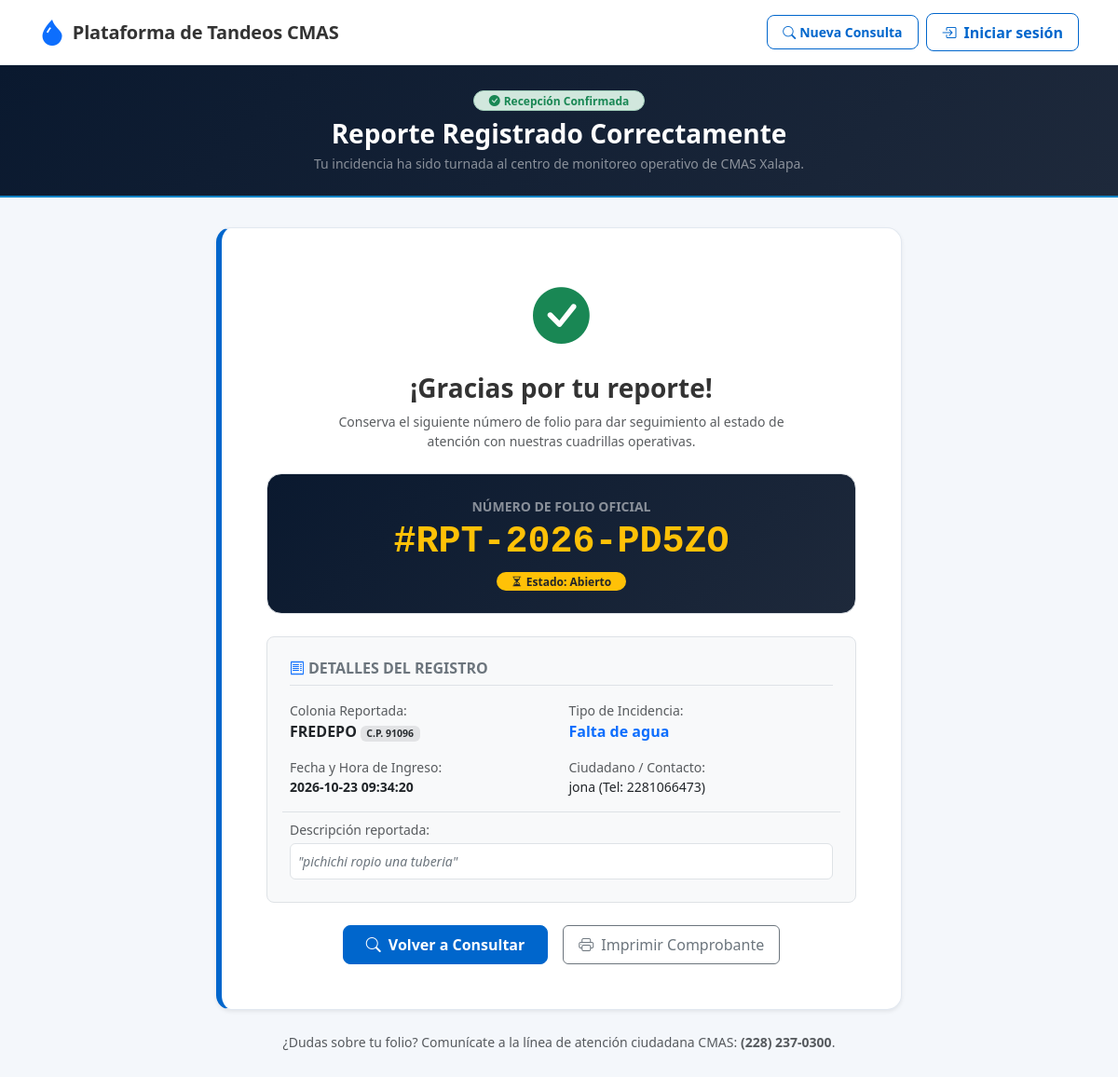
Page /reporte/exito/RPT-2026-PD5ZO on the committed database.
### tables this page shows
CREATE TABLE reportes_ciudadanos (
    id_reporte INTEGER PRIMARY KEY AUTOINCREMENT,
    folio TEXT NOT NULL UNIQUE,
    id_colonia INTEGER NOT NULL,
    tipo_incidencia TEXT NOT NULL CHECK(tipo_incidencia IN ('Falta de agua', 'Fuga', 'Baja presión', 'Mantenimiento', 'Otro')),
    descripcion TEXT NOT NULL,
    nombre_ciudadano TEXT,
    telefono_contacto TEXT,
    fecha_hora_reporte DATETIME NOT NULL DEFAULT (DATETIME('now', 'localtime')),
    estado TEXT NOT NULL DEFAULT 'Abierto' CHECK(estado IN ('Abierto', 'En proceso', 'Cerrado')), id_usuario INTEGER REFERENCES Usuario(id_usuario),
    FOREIGN KEY (id_colonia) REFERENCES colonias(id_colonia)
);

CREATE TABLE colonias (
    id_colonia INTEGER PRIMARY KEY AUTOINCREMENT,
    nombre TEXT NOT NULL,
    codigo_postal TEXT NOT NULL,
    id_sector INTEGER,
    zona TEXT,
    FOREIGN KEY (id_sector) REFERENCES sectores(id_sector) ON UPDATE CASCADE ON DELETE RESTRICT
);

### app/routes/reporte_routes.py (the view)
@reporte_bp.route("/reporte/exito/<folio>", methods=["GET"])
def reporte_exito(folio: str):
    es_val, folio_limpio, _ = validar_folio(folio)
    if not es_val or not folio_limpio:
        abort(404, description=f"No se encontró ningún reporte con el folio {folio}.")
    service = _get_service()
    reporte = service.obtener_reporte_por_folio(folio_limpio)
    if not reporte:
        abort(404, description=f"No se encontró ningún reporte con el folio {folio}.")
    return render_template(
        "public/reporte_exito.html",
        reporte=reporte,
    ), 200

### app/repositories/db.py (called while the page is built)
def get_db() -> sqlite3.Connection:
    if "db" not in g:
        g.db = sqlite3.connect(current_app.config["DATABASE"])
        g.db.row_factory = sqlite3.Row
        g.db.execute("PRAGMA foreign_keys = ON")
    return g.db

### app/routes/reporte_routes.py (called while the page is built)
def _get_service() -> ReporteService:
    return ReporteService()

### app/services/reporte_service.py (called while the page is built)
    def obtener_reporte_por_folio(self, folio: str) -> Optional[Dict[str, Any]]:
        if not folio:
            return None
        return self._repo.obtener_por_folio(folio)

### app/utils/csrf.py (called while the page is built)
def generate_csrf_token(force: bool = False) -> str:
    if force or _CSRF_KEY not in session:
        session[_CSRF_KEY] = secrets.token_urlsafe(_TOKEN_BYTES)
    return session[_CSRF_KEY]

### app/utils/validators.py (called while the page is built)
def sanitizar_cadena(valor: Any) -> str:
    if valor is None:
        return ""
    texto = str(valor)
    texto = texto.replace("\x00", "").replace("\r", "")
    return texto.strip()

def validar_folio(folio: Any) -> Tuple[bool, Optional[str], Optional[str]]:
    texto = sanitizar_cadena(folio).upper()
    if not RE_FOLIO.match(texto):
        return False, None, f"Formato de folio inválido: '{texto}'."
    return True, texto, None

### app/templates/public/reporte_exito.html (shortened to what this page needs)
{% extends "base.html" %}
{% block navbar_extra %}
<a href="/" class="btn btn-sm btn-outline-cmas d-inline-flex align-items-center gap-1">
  <i class="bi bi-search" aria-hidden="true"></i>
  <span>Nueva Consulta</span>
</a>
{% endblock %}
{% block content %}
<section class="cmas-search-hero-dark py-4 text-white text-center">
  <div class="container">
    <div class="max-w-600 mx-auto">
      <span class="badge bg-success-subtle text-success border border-success-subtle rounded-pill px-3 py-1 small fw-semibold mb-2">
        <i class="bi bi-check-circle-fill me-1"></i>Recepción Confirmada
      </span>
      <h1 class="h3 fw-bold mb-1 text-white">
        Reporte Registrado Correctamente
      </h1>
      <p class="text-white-50 small mb-0">
        Tu incidencia ha sido turnada al centro de monitoreo operativo de CMAS Xalapa.
      </p>
    </div>
  </div>
</section>
<div class="container py-4 my-2">
  <div class="row justify-content-center">
    <div class="col-lg-8 col-md-10">
      <div class="cmas-info-card p-4 p-md-5 text-center shadow-sm">
        <div class="mb-3 text-success">
          <i class="bi bi-check-circle-fill" style="font-size: 3.8rem;" aria-hidden="true"></i>
        </div>
        <h2 class="h3 fw-bold text-cmas-dark mb-2">
          ¡Gracias por tu reporte!
        </h2>
        <p class="text-muted small max-w-500 mx-auto mb-4">
          Conserva el siguiente número de folio para dar seguimiento al estado de atención con nuestras cuadrillas operativas.
        </p>
        <div class="p-3 p-md-4 rounded-4 mb-4 border" style="background: linear-gradient(135deg, #0A192F 0%, #1E293B 100%); color: #FFFFFF;">
          <div class="small text-white-50 text-uppercase fw-semibold tracking-wide mb-1">
            Número de Folio Oficial
          </div>
          <div class="display-6 fw-bold text-warning letter-spacing-1 font-monospace" id="folioTexto">
            #{{ reporte.folio }}
          </div>
          <div class="d-flex align-items-center justify-content-center gap-2 mt-2">
            <span class="badge bg-warning text-dark px-3 py-1 rounded-pill fw-bold">
              <i class="bi bi-hourglass-split me-1"></i>Estado: {{ reporte.estado }}
            </span>
          </div>
        </div>
        <div class="text-start bg-light rounded-3 p-4 border mb-4">
          <h3 class="h6 fw-bold text-secondary text-uppercase border-bottom pb-2 mb-3">
            <i class="bi bi-receipt me-1 text-primary"></i>Detalles del Registro
          </h3>
          <div class="row g-3 small">
            <div class="col-sm-6">
              <span class="text-muted d-block">Colonia Reportada:</span>
              <strong class="text-dark fs-6">{{ reporte.nombre_colonia }}</strong>
              {% if reporte.codigo_postal %}
                <span class="badge bg-secondary-subtle text-secondary-emphasis">C.P. {{ reporte.codigo_postal }}</span>
              {% endif %}
            </div>
            <div class="col-sm-6">
              <span class="text-muted d-block">Tipo de Incidencia:</span>
              <strong class="text-primary fs-6">{{ reporte.tipo_incidencia }}</strong>
            </div>
            <div class="col-sm-6">
              <span class="text-muted d-block">Fecha y Hora de Ingreso:</span>
              <span class="text-dark fw-semibold">{{ reporte.fecha_hora_reporte }}</span>
            </div>
            <div class="col-sm-6">
              <span class="text-muted d-block">Ciudadano / Contacto:</span>
              <span class="text-dark">{{ reporte.nombre_ciudadano }} (Tel: {{ reporte.telefono_contacto }})</span>
            </div>
            <div class="col-12 pt-2 border-top">
              <span class="text-muted d-block mb-1">Descripción reportada:</span>
              <div class="p-2 bg-white rounded border text-secondary fst-italic">
                "{{ reporte.descripcion }}"
              </div>
            </div>
          </div>
        </div>
        <div class="d-flex flex-wrap justify-content-center gap-3">
          <a href="/" class="btn btn-cmas-primary px-4 py-2 fw-semibold d-inline-flex align-items-center gap-2">
            <i class="bi bi-search" aria-hidden="true"></i>
            <span>Volver a Consultar</span>
          </a>
          <button type="button" class="btn btn-outline-secondary px-3 py-2 d-inline-flex align-items-center gap-2" onclick="window.print()">
            <i class="bi bi-printer" aria-hidden="true"></i>
            <span>Imprimir Comprobante</span>
          </button>
        </div>
      </div>
      <div class="text-center text-muted small mt-4">
        ¿Dudas sobre tu folio? Comunícate a la línea de atención ciudadana CMAS: <strong>(228) 237-0300</strong>.
      </div>
    </div>
  </div>
</div>
{% endblock %}

### app/static/css/style.css (style rules this page uses)
:root { --cmas-primary: #0066CC; --cmas-primary-hover: #004E9C; --cmas-bg-body: #F4F7FB; --cmas-card-bg: #FFFFFF; --cmas-text: #333333; --cmas-muted: #6C757D; --cmas-border: #E2E8F0; }
body.bg-cmas-body { background-color: var(--cmas-bg-body); color: var(--cmas-text); font-family: system-ui, -apple-system, "Segoe UI", Roboto, "Helvetica Neue", Arial, sans-serif; min-height: 100vh; }
.text-cmas-dark { color: var(--cmas-text) !important; }
.btn-cmas-primary { background-color: var(--cmas-primary); border-color: var(--cmas-primary); color: #FFFFFF; font-weight: 600; font-size: 1rem; border-radius: 0.5rem; padding: 0.7rem 1.25rem; transition: all 0.2s ease-in-out; }
.btn-outline-cmas { border: 1.5px solid var(--cmas-primary); color: var(--cmas-primary); font-weight: 600; border-radius: 0.5rem; padding: 0.45rem 1rem; transition: all 0.2s ease; }
.cmas-search-hero-dark { background: linear-gradient(135deg, #0A192F 0%, #1E293B 100%); border-bottom: 2px solid #0284C7; position: relative; }
.cmas-info-card { background-color: #FFFFFF; border: 1px solid var(--cmas-border); border-radius: 1rem; border-left: 6px solid var(--cmas-primary); }
.max-w-500 { max-width: 500px; }
.max-w-600 { max-width: 600px; }

### rows in the picture
reportes_ciudadanos: folio "RPT-2026-PD5ZO", estado "Abierto", tipo_incidencia "Falta de agua", fecha_hora_reporte "2026-10-23 09:34:20", nombre_ciudadano "jona", telefono_contacto "2281066473", descripcion "pichichi ropio una tuberia"
colonias: nombre_colonia "FREDEPO", codigo_postal "91096"
